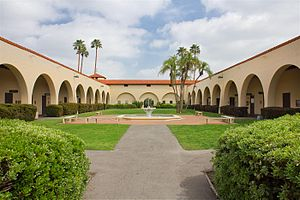
#> input picture image.jpg, 300 x 200 px
$ python histogram_eql.py
#> lines starting #> are read from the running program, lines starting #| are printed output that depends on the picture
# Importing all the libraries
import cv2
import pylab as plt
import numpy as np


# read the image
img = cv2.imread('image.jpg');
#> img is the input picture: shape (200, 300, 3); mean B, G, R 119.2, 146.6, 147.9
# convert to grayscale using open cv function
gray_image = cv2.cvtColor(img, cv2.COLOR_BGR2GRAY);
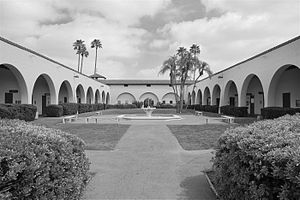
#> gray_image: shape (200, 300); min 0, max 255, mean 143.8

# Normalising the histogram image
def normalise_hist(histogram_image):
    col, row = histogram_image.shape # Adding shape value i.e rows and columns to variables
#> col = 200; row = 300
    normalised_array = [0.0] * 256 # Array of 256 with values 0
    for i in range(col):
        for j in range(row):
            normalised_array[histogram_image[i, j]] += 1
    return np.array(normalised_array) / (col * row)

# Cumalative function
def cumulative_sum(h):
    # finds cumulative sum of a numpy array, list
    return [sum(h[:i + 1]) for i in range(len(h))]


def histogram_equi(histogram_image):
    # calculate Histogram
    normalised_image = normalise_hist(histogram_image) # Get the normalise form of an image
#> normalised_image = 256 values, max 0.0117 at index 220, min 1.67e-05 at index 255, mean 0.00391
    cumulative_sum_var = np.array(cumulative_sum(normalised_image))  # Cumulative distribution function
#> cumulative_sum_var = 256 values from 3.33e-05 to 1
    convert_image = np.uint8(255 * cumulative_sum_var)  # Finding transfer function values a
#> convert_image = 256 values from 0 to 254
    hist_col, hist_row = histogram_image.shape
#> hist_col = 200; hist_row = 300
    final_image = np.zeros_like(histogram_image) # Makes the array zero
    # Applying transfered values for each pixels
    for i in range(0, hist_col):
        for j in range(0, hist_row):
            final_image[i, j] = convert_image[histogram_image[i, j]]
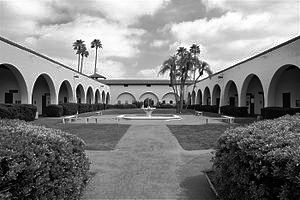
#> final_image: shape (200, 300); min 0, max 254, mean 127.7
    return final_image, convert_image # Return transformed image, original and new histogram and transform function

histogram_equalised_image, output = histogram_equi(gray_image) # Calling the histogram equilization function
#> output = 256 values from 0 to 254

# Performing histogram quilization using opencv
open_cv_image = cv2.equalizeHist(gray_image)

# Plot original image
plt.subplot(2, 2, 1)
plt.imshow(gray_image, cmap='gray') # Plots or shows the image and also sets the image to gray
plt.title('Original Image')
plt.xticks([]), plt.yticks([]) # Get or set the x-limits and y-limits of the current tick locations and labels.
# Plot histogram image
plt.subplot(2, 2, 2)
plt.imshow(histogram_equalised_image, cmap='gray')
plt.title('Histogram Equilised Image')
plt.xticks([]), plt.yticks([])
# Plot original image
plt.subplot(2, 2, 3)
plt.imshow(gray_image, cmap='gray')
plt.title('Original Image')
plt.xticks([]), plt.yticks([])
# Plot open cv image
plt.subplot(2, 2, 4)
plt.imshow(open_cv_image, cmap='gray')
plt.title('Histogram Equilised Image using OpenCV')
plt.xticks([]), plt.yticks([])
plt.show() # Show the plot
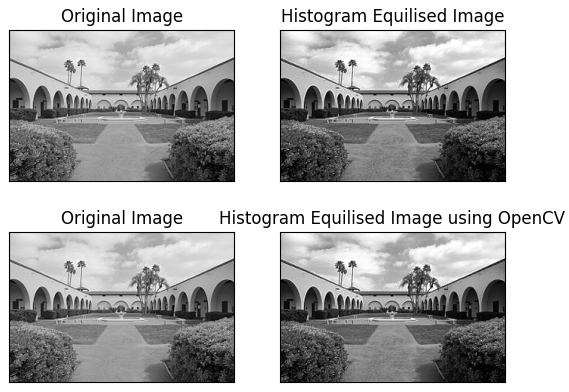
#> figure drawn by matplotlib, 4 panels
